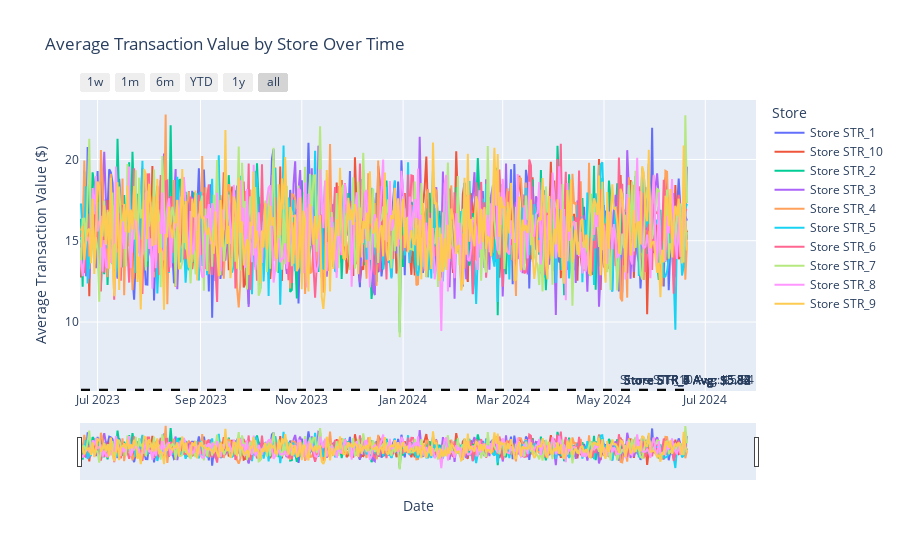

The notebook cell this image was saved under:
### Markdown cell above
# Average Transaction Value by Store

### Code cell
# Create the plot
fig = go.Figure()

for store in avg_transaction['Store_Number'].unique():
    store_data = avg_transaction[avg_transaction['Store_Number'] == store]
    fig.add_trace(go.Scatter(
        x=store_data['Transaction_Date'],
        y=store_data['Price'],
        mode='lines',
        name=f'Store {store}',
        hovertemplate='<b>Store %{name}</b><br>Date: %{x|%Y-%m-%d}<br>Avg Transaction: $%{y:.2f}<extra></extra>'
    ))

fig.update_layout(
    title='Average Transaction Value by Store Over Time',
    xaxis_title='Date',
    yaxis_title='Average Transaction Value ($)',
    legend_title='Store',
    hovermode='closest'
)

# Add range slider
fig.update_layout(
    xaxis=dict(
        rangeselector=dict(
            buttons=list([
                dict(count=7, label="1w", step="day", stepmode="backward"),
                dict(count=1, label="1m", step="month", stepmode="backward"),
                dict(count=6, label="6m", step="month", stepmode="backward"),
                dict(count=1, label="YTD", step="year", stepmode="todate"),
                dict(count=1, label="1y", step="year", stepmode="backward"),
                dict(step="all")
            ])
        ),
        rangeslider=dict(visible=True),
        type="date"
    )
)

# Add annotations for overall average lines
overall_avg = transactions_df.groupby('Store_Number')['Price'].mean()
for store, avg in overall_avg.items():
    fig.add_shape(
        type="line",
        x0=transactions_df['Transaction_Date'].min(),
        x1=transactions_df['Transaction_Date'].max(),
        y0=avg,
        y1=avg,
        line=dict(color="rgba(0,0,0,0.3)", width=2, dash="dash"),
    )
    fig.add_annotation(
        x=transactions_df['Transaction_Date'].max(),
        y=avg,
        text=f"Store {store} Avg: ${avg:.2f}",
        showarrow=False,
        yshift=10
    )

fig.show()

### Figure 1 — Plotly figure (JSON) as saved in the notebook; plotly's stock layout.template omitted (floating-point values rounded to 4 significant figures; data arrays with more than 128 entries replaced by an {"elided": "..."} marker saying what was removed)
{"data": [{"hovertemplate": "<b>Store %{name}</b><br>Date: %{x|%Y-%m-%d}<br>Avg Transaction: $%{y:.2f}<extra></extra>", "mode": "lines", "name": "Store STR_1", "type": "scatter", "x": {"elided": "366 str values"}, "y": {"elided": "366 float values"}}, {"hovertemplate": "<b>Store %{name}</b><br>Date: %{x|%Y-%m-%d}<br>Avg Transaction: $%{y:.2f}<extra></extra>", "mode": "lines", "name": "Store STR_10", "type": "scatter", "x": {"elided": "366 str values"}, "y": {"elided": "366 float values"}}, {"hovertemplate": "<b>Store %{name}</b><br>Date: %{x|%Y-%m-%d}<br>Avg Transaction: $%{y:.2f}<extra></extra>", "mode": "lines", "name": "Store STR_2", "type": "scatter", "x": {"elided": "366 str values"}, "y": {"elided": "366 float values"}}, {"hovertemplate": "<b>Store %{name}</b><br>Date: %{x|%Y-%m-%d}<br>Avg Transaction: $%{y:.2f}<extra></extra>", "mode": "lines", "name": "Store STR_3", "type": "scatter", "x": {"elided": "366 str values"}, "y": {"elided": "366 float values"}}, {"hovertemplate": "<b>Store %{name}</b><br>Date: %{x|%Y-%m-%d}<br>Avg Transaction: $%{y:.2f}<extra></extra>", "mode": "lines", "name": "Store STR_4", "type": "scatter", "x": {"elided": "366 str values"}, "y": {"elided": "366 float values"}}, {"hovertemplate": "<b>Store %{name}</b><br>Date: %{x|%Y-%m-%d}<br>Avg Transaction: $%{y:.2f}<extra></extra>", "mode": "lines", "name": "Store STR_5", "type": "scatter", "x": {"elided": "366 str values"}, "y": {"elided": "366 float values"}}, {"hovertemplate": "<b>Store %{name}</b><br>Date: %{x|%Y-%m-%d}<br>Avg Transaction: $%{y:.2f}<extra></extra>", "mode": "lines", "name": "Store STR_6", "type": "scatter", "x": {"elided": "366 str values"}, "y": {"elided": "366 float values"}}, {"hovertemplate": "<b>Store %{name}</b><br>Date: %{x|%Y-%m-%d}<br>Avg Transaction: $%{y:.2f}<extra></extra>", "mode": "lines", "name": "Store STR_7", "type": "scatter", "x": {"elided": "366 str values"}, "y": {"elided": "366 float values"}}, {"hovertemplate": "<b>Store %{name}</b><br>Date: %{x|%Y-%m-%d}<br>Avg Transaction: $%{y:.2f}<extra></extra>", "mode": "lines", "name": "Store STR_8", "type": "scatter", "x": {"elided": "366 str values"}, "y": {"elided": "366 float values"}}, {"hovertemplate": "<b>Store %{name}</b><br>Date: %{x|%Y-%m-%d}<br>Avg Transaction: $%{y:.2f}<extra></extra>", "mode": "lines", "name": "Store STR_9", "type": "scatter", "x": {"elided": "366 str values"}, "y": {"elided": "366 float values"}}], "layout": {"annotations": [{"showarrow": false, "text": "Store STR_1 Avg: $5.84", "x": "2024-06-20T00:00:00", "y": 5.84, "yshift": 10}, {"showarrow": false, "text": "Store STR_10 Avg: $5.84", "x": "2024-06-20T00:00:00", "y": 5.838, "yshift": 10}, {"showarrow": false, "text": "Store STR_2 Avg: $5.83", "x": "2024-06-20T00:00:00", "y": 5.826, "yshift": 10}, {"showarrow": false, "text": "Store STR_3 Avg: $5.83", "x": "2024-06-20T00:00:00", "y": 5.834, "yshift": 10}, {"showarrow": false, "text": "Store STR_4 Avg: $5.82", "x": "2024-06-20T00:00:00", "y": 5.823, "yshift": 10}, {"showarrow": false, "text": "Store STR_5 Avg: $5.82", "x": "2024-06-20T00:00:00", "y": 5.822, "yshift": 10}, {"showarrow": false, "text": "Store STR_6 Avg: $5.83", "x": "2024-06-20T00:00:00", "y": 5.827, "yshift": 10}, {"showarrow": false, "text": "Store STR_7 Avg: $5.84", "x": "2024-06-20T00:00:00", "y": 5.836, "yshift": 10}, {"showarrow": false, "text": "Store STR_8 Avg: $5.83", "x": "2024-06-20T00:00:00", "y": 5.826, "yshift": 10}, {"showarrow": false, "text": "Store STR_9 Avg: $5.82", "x": "2024-06-20T00:00:00", "y": 5.819, "yshift": 10}], "hovermode": "closest", "legend": {"title": {"text": "Store"}}, "shapes": [{"line": {"color": "rgba(0,0,0,0.3)", "dash": "dash", "width": 2}, "type": "line", "x0": "2023-06-21T00:00:00", "x1": "2024-06-20T00:00:00", "y0": 5.84, "y1": 5.84}, {"line": {"color": "rgba(0,0,0,0.3)", "dash": "dash", "width": 2}, "type": "line", "x0": "2023-06-21T00:00:00", "x1": "2024-06-20T00:00:00", "y0": 5.838, "y1": 5.838}, {"line": {"color": "rgba(0,0,0,0.3)", "dash": "dash", "width": 2}, "type": "line", "x0": "2023-06-21T00:00:00", "x1": "2024-06-20T00:00:00", "y0": 5.826, "y1": 5.826}, {"line": {"color": "rgba(0,0,0,0.3)", "dash": "dash", "width": 2}, "type": "line", "x0": "2023-06-21T00:00:00", "x1": "2024-06-20T00:00:00", "y0": 5.834, "y1": 5.834}, {"line": {"color": "rgba(0,0,0,0.3)", "dash": "dash", "width": 2}, "type": "line", "x0": "2023-06-21T00:00:00", "x1": "2024-06-20T00:00:00", "y0": 5.823, "y1": 5.823}, {"line": {"color": "rgba(0,0,0,0.3)", "dash": "dash", "width": 2}, "type": "line", "x0": "2023-06-21T00:00:00", "x1": "2024-06-20T00:00:00", "y0": 5.822, "y1": 5.822}, {"line": {"color": "rgba(0,0,0,0.3)", "dash": "dash", "width": 2}, "type": "line", "x0": "2023-06-21T00:00:00", "x1": "2024-06-20T00:00:00", "y0": 5.827, "y1": 5.827}, {"line": {"color": "rgba(0,0,0,0.3)", "dash": "dash", "width": 2}, "type": "line", "x0": "2023-06-21T00:00:00", "x1": "2024-06-20T00:00:00", "y0": 5.836, "y1": 5.836}, {"line": {"color": "rgba(0,0,0,0.3)", "dash": "dash", "width": 2}, "type": "line", "x0": "2023-06-21T00:00:00", "x1": "2024-06-20T00:00:00", "y0": 5.826, "y1": 5.826}, {"line": {"color": "rgba(0,0,0,0.3)", "dash": "dash", "width": 2}, "type": "line", "x0": "2023-06-21T00:00:00", "x1": "2024-06-20T00:00:00", "y0": 5.819, "y1": 5.819}], "title": {"text": "Average Transaction Value by Store Over Time"}, "xaxis": {"rangeselector": {"buttons": [{"count": 7, "label": "1w", "step": "day", "stepmode": "backward"}, {"count": 1, "label": "1m", "step": "month", "stepmode": "backward"}, {"count": 6, "label": "6m", "step": "month", "stepmode": "backward"}, {"count": 1, "label": "YTD", "step": "year", "stepmode": "todate"}, {"count": 1, "label": "1y", "step": "year", "stepmode": "backward"}, {"step": "all"}]}, "rangeslider": {"visible": true}, "title": {"text": "Date"}, "type": "date"}, "yaxis": {"title": {"text": "Average Transaction Value ($)"}}}}
